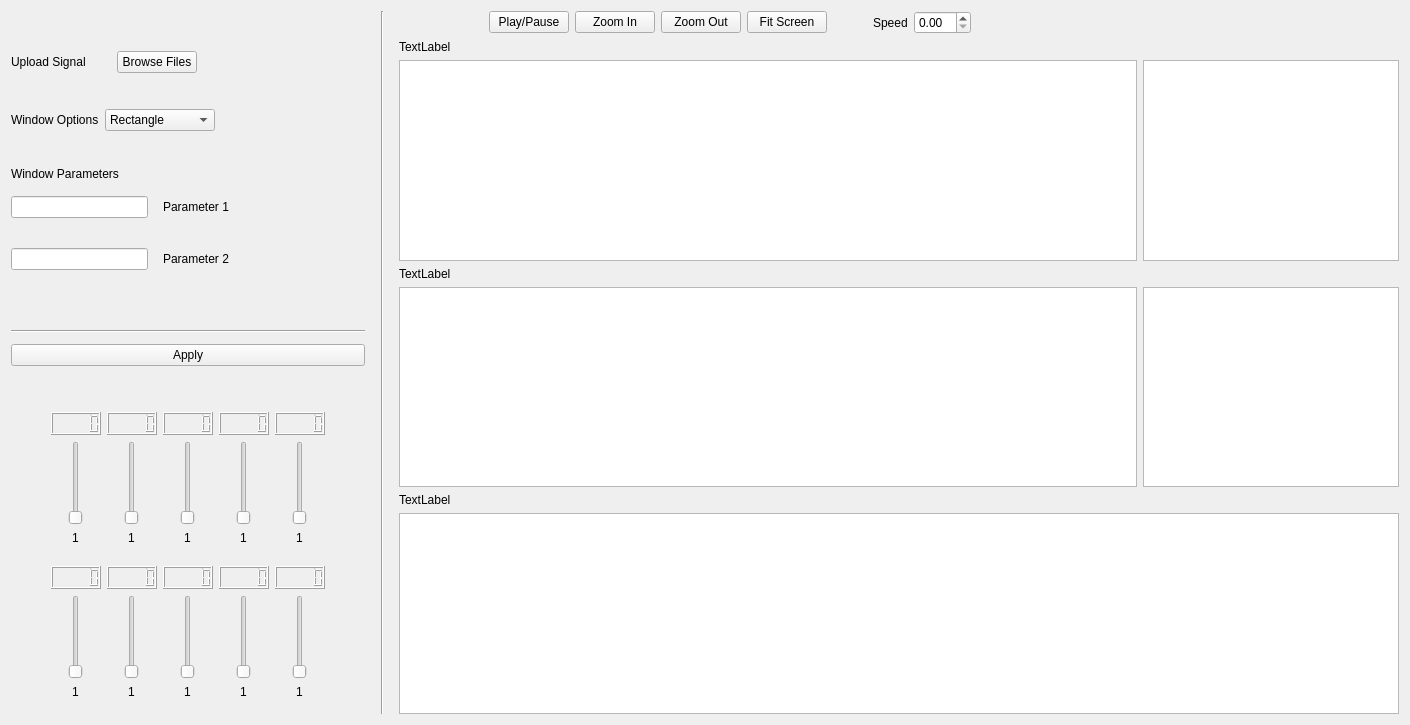
      <widget class="QWidget" name="tab_6">
       <attribute name="title">
        <string>Musical Instruments Mode</string>
       </attribute>
       <layout class="QHBoxLayout" name="horizontalLayout_100" stretch="0,0,3">
        <item>
         <layout class="QVBoxLayout" name="verticalLayout_149">
          <property name="rightMargin">
           <number>10</number>
          </property>
          <item>
           <spacer name="verticalSpacer_19">
            <property name="orientation">
             <enum>Qt::Vertical</enum>
            </property>
            <property name="sizeType">
             <enum>QSizePolicy::Fixed</enum>
            </property>
            <property name="sizeHint" stdset="0">
             <size>
              <width>20</width>
              <height>40</height>
             </size>
            </property>
           </spacer>
          </item>
          <item>
           <layout class="QHBoxLayout" name="horizontalLayout_94">
            <property name="bottomMargin">
             <number>30</number>
            </property>
            <item>
             <widget class="QLabel" name="label_189">
              <property name="sizePolicy">
               <sizepolicy hsizetype="Fixed" vsizetype="Preferred">
                <horstretch>0</horstretch>
                <verstretch>0</verstretch>
               </sizepolicy>
              </property>
              <property name="minimumSize">
               <size>
                <width>100</width>
                <height>0</height>
               </size>
              </property>
              <property name="text">
               <string>Upload Signal</string>
              </property>
             </widget>
            </item>
            <item alignment="Qt::AlignLeft">
             <widget class="QPushButton" name="pushButton_57">
              <property name="sizePolicy">
               <sizepolicy hsizetype="Expanding" vsizetype="Fixed">
                <horstretch>0</horstretch>
                <verstretch>0</verstretch>
               </sizepolicy>
              </property>
              <property name="text">
               <string>Browse Files</string>
              </property>
             </widget>
            </item>
            <item>
             <spacer name="horizontalSpacer_103">
              <property name="orientation">
               <enum>Qt::Horizontal</enum>
              </property>
              <property name="sizeType">
               <enum>QSizePolicy::Fixed</enum>
              </property>
              <property name="sizeHint" stdset="0">
               <size>
                <width>150</width>
                <height>20</height>
               </size>
              </property>
             </spacer>
            </item>
           </layout>
          </item>
          <item>
           <layout class="QHBoxLayout" name="horizontalLayout_95">
            <property name="bottomMargin">
             <number>30</number>
            </property>
            <item>
             <widget class="QLabel" name="label_190">
              <property name="text">
               <string>Window Options</string>
              </property>
             </widget>
            </item>
            <item>
             <widget class="QComboBox" name="comboBox_13">
              <property name="sizePolicy">
               <sizepolicy hsizetype="Expanding" vsizetype="Fixed">
                <horstretch>0</horstretch>
                <verstretch>0</verstretch>
               </sizepolicy>
              </property>
              <item>
               <property name="text">
                <string>Rectangle</string>
               </property>
              </item>
              <item>
               <property name="text">
                <string>Hamming</string>
               </property>
              </item>
              <item>
               <property name="text">
                <string>Hanning</string>
               </property>
              </item>
              <item>
               <property name="text">
                <string>Gaussian</string>
               </property>
              </item>
             </widget>
            </item>
            <item>
             <spacer name="horizontalSpacer_104">
              <property name="orientation">
               <enum>Qt::Horizontal</enum>
              </property>
              <property name="sizeType">
               <enum>QSizePolicy::Fixed</enum>
              </property>
              <property name="sizeHint" stdset="0">
               <size>
                <width>150</width>
                <height>20</height>
               </size>
              </property>
             </spacer>
            </item>
           </layout>
          </item>
          <item>
           <layout class="QVBoxLayout" name="verticalLayout_150">
            <property name="spacing">
             <number>15</number>
            </property>
            <property name="bottomMargin">
             <number>5</number>
            </property>
            <item>
             <widget class="QLabel" name="label_191">
              <property name="text">
               <string>Window Parameters</string>
              </property>
             </widget>
            </item>
            <item>
             <layout class="QHBoxLayout" name="horizontalLayout_96">
              <property name="bottomMargin">
               <number>15</number>
              </property>
              <item>
               <widget class="QLineEdit" name="lineEdit_23"/>
              </item>
              <item>
               <widget class="QLabel" name="label_192">
                <property name="text">
                 <string>Parameter 1</string>
                </property>
               </widget>
              </item>
              <item>
               <spacer name="horizontalSpacer_105">
                <property name="orientation">
                 <enum>Qt::Horizontal</enum>
                </property>
                <property name="sizeHint" stdset="0">
                 <size>
                  <width>40</width>
                  <height>20</height>
                 </size>
                </property>
               </spacer>
              </item>
             </layout>
            </item>
            <item>
             <layout class="QHBoxLayout" name="horizontalLayout_97">
              <property name="bottomMargin">
               <number>45</number>
              </property>
              <item>
               <widget class="QLineEdit" name="lineEdit_24"/>
              </item>
              <item>
               <widget class="QLabel" name="label_193">
                <property name="text">
                 <string>Parameter 2</string>
                </property>
               </widget>
              </item>
              <item>
               <spacer name="horizontalSpacer_106">
                <property name="orientation">
                 <enum>Qt::Horizontal</enum>
                </property>
                <property name="sizeHint" stdset="0">
                 <size>
                  <width>40</width>
                  <height>20</height>
                 </size>
                </property>
               </spacer>
              </item>
             </layout>
            </item>
            <item>
             <widget class="Line" name="line_19">
              <property name="orientation">
               <enum>Qt::Horizontal</enum>
              </property>
             </widget>
            </item>
           </layout>
          </item>
          <item>
           <widget class="QPushButton" name="pushButton_7">
            <property name="text">
             <string>Apply</string>
            </property>
           </widget>
          </item>
          <item>
           <spacer name="verticalSpacer_20">
            <property name="orientation">
             <enum>Qt::Vertical</enum>
            </property>
            <property name="sizeType">
             <enum>QSizePolicy::Fixed</enum>
            </property>
            <property name="sizeHint" stdset="0">
             <size>
              <width>20</width>
              <height>40</height>
             </size>
            </property>
           </spacer>
          </item>
          <item>
           <layout class="QHBoxLayout" name="horizontalLayout_98">
            <property name="bottomMargin">
             <number>15</number>
            </property>
            <item>
             <spacer name="horizontalSpacer_107">
              <property name="orientation">
               <enum>Qt::Horizontal</enum>
              </property>
              <property name="sizeType">
               <enum>QSizePolicy::Fixed</enum>
              </property>
              <property name="sizeHint" stdset="0">
               <size>
                <width>40</width>
                <height>20</height>
               </size>
              </property>
             </spacer>
            </item>
            <item>
             <layout class="QVBoxLayout" name="verticalLayout_151">
              <item alignment="Qt::AlignHCenter">
               <widget class="QLCDNumber" name="lcdNumber_91">
                <property name="maximumSize">
                 <size>
                  <width>50</width>
                  <height>16777215</height>
                 </size>
                </property>
               </widget>
              </item>
              <item alignment="Qt::AlignHCenter">
               <widget class="QSlider" name="verticalSlider_106">
                <property name="orientation">
                 <enum>Qt::Vertical</enum>
                </property>
               </widget>
              </item>
              <item alignment="Qt::AlignHCenter">
               <widget class="QLabel" name="label_194">
                <property name="text">
                 <string>1</string>
                </property>
               </widget>
              </item>
             </layout>
            </item>
            <item>
             <layout class="QVBoxLayout" name="verticalLayout_152">
              <item alignment="Qt::AlignHCenter">
               <widget class="QLCDNumber" name="lcdNumber_92">
                <property name="maximumSize">
                 <size>
                  <width>50</width>
                  <height>16777215</height>
                 </size>
                </property>
               </widget>
              </item>
              <item alignment="Qt::AlignHCenter">
               <widget class="QSlider" name="verticalSlider_107">
                <property name="orientation">
                 <enum>Qt::Vertical</enum>
                </property>
               </widget>
              </item>
              <item alignment="Qt::AlignHCenter">
               <widget class="QLabel" name="label_195">
                <property name="text">
                 <string>1</string>
                </property>
               </widget>
              </item>
             </layout>
            </item>
            <item>
             <layout class="QVBoxLayout" name="verticalLayout_153">
              <item alignment="Qt::AlignHCenter">
               <widget class="QLCDNumber" name="lcdNumber_93">
                <property name="maximumSize">
                 <size>
                  <width>50</width>
                  <height>16777215</height>
                 </size>
                </property>
               </widget>
              </item>
              <item alignment="Qt::AlignHCenter">
               <widget class="QSlider" name="verticalSlider_108">
                <property name="orientation">
                 <enum>Qt::Vertical</enum>
                </property>
               </widget>
              </item>
              <item alignment="Qt::AlignHCenter">
               <widget class="QLabel" name="label_196">
                <property name="text">
                 <string>1</string>
                </property>
               </widget>
              </item>
             </layout>
            </item>
            <item>
             <layout class="QVBoxLayout" name="verticalLayout_154">
              <item alignment="Qt::AlignHCenter">
               <widget class="QLCDNumber" name="lcdNumber_94">
                <property name="maximumSize">
                 <size>
                  <width>50</width>
                  <height>16777215</height>
                 </size>
                </property>
               </widget>
              </item>
              <item alignment="Qt::AlignHCenter">
               <widget class="QSlider" name="verticalSlider_109">
                <property name="orientation">
                 <enum>Qt::Vertical</enum>
                </property>
               </widget>
              </item>
              <item alignment="Qt::AlignHCenter">
               <widget class="QLabel" name="label_197">
                <property name="text">
                 <string>1</string>
                </property>
               </widget>
              </item>
             </layout>
            </item>
            <item>
             <layout class="QVBoxLayout" name="verticalLayout_155">
              <item alignment="Qt::AlignHCenter">
               <widget class="QLCDNumber" name="lcdNumber_95">
                <property name="maximumSize">
                 <size>
                  <width>50</width>
                  <height>16777215</height>
                 </size>
                </property>
               </widget>
              </item>
              <item alignment="Qt::AlignHCenter">
               <widget class="QSlider" name="verticalSlider_110">
                <property name="orientation">
                 <enum>Qt::Vertical</enum>
                </property>
               </widget>
              </item>
              <item alignment="Qt::AlignHCenter">
               <widget class="QLabel" name="label_198">
                <property name="text">
                 <string>1</string>
                </property>
               </widget>
              </item>
             </layout>
            </item>
            <item>
             <spacer name="horizontalSpacer_108">
              <property name="orientation">
               <enum>Qt::Horizontal</enum>
              </property>
              <property name="sizeType">
               <enum>QSizePolicy::Fixed</enum>
              </property>
              <property name="sizeHint" stdset="0">
               <size>
                <width>40</width>
                <height>20</height>
               </size>
              </property>
             </spacer>
            </item>
           </layout>
          </item>
          <item>
           <layout class="QHBoxLayout" name="horizontalLayout_99">
            <property name="bottomMargin">
             <number>15</number>
            </property>
            <item>
             <spacer name="horizontalSpacer_109">
              <property name="orientation">
               <enum>Qt::Horizontal</enum>
              </property>
              <property name="sizeType">
               <enum>QSizePolicy::Fixed</enum>
              </property>
              <property name="sizeHint" stdset="0">
               <size>
                <width>40</width>
                <height>20</height>
               </size>
              </property>
             </spacer>
            </item>
            <item>
             <layout class="QVBoxLayout" name="verticalLayout_156">
              <item alignment="Qt::AlignHCenter">
               <widget class="QLCDNumber" name="lcdNumber_96">
                <property name="maximumSize">
                 <size>
                  <width>50</width>
                  <height>16777215</height>
                 </size>
                </property>
               </widget>
              </item>
              <item alignment="Qt::AlignHCenter">
               <widget class="QSlider" name="verticalSlider_111">
                <property name="orientation">
                 <enum>Qt::Vertical</enum>
                </property>
               </widget>
              </item>
              <item alignment="Qt::AlignHCenter">
               <widget class="QLabel" name="label_199">
                <property name="text">
                 <string>1</string>
                </property>
               </widget>
              </item>
             </layout>
            </item>
            <item>
             <layout class="QVBoxLayout" name="verticalLayout_157">
              <item alignment="Qt::AlignHCenter">
               <widget class="QLCDNumber" name="lcdNumber_97">
                <property name="maximumSize">
                 <size>
                  <width>50</width>
                  <height>16777215</height>
                 </size>
                </property>
               </widget>
              </item>
              <item alignment="Qt::AlignHCenter">
               <widget class="QSlider" name="verticalSlider_112">
                <property name="orientation">
                 <enum>Qt::Vertical</enum>
                </property>
               </widget>
              </item>
              <item alignment="Qt::AlignHCenter">
               <widget class="QLabel" name="label_200">
                <property name="text">
                 <string>1</string>
                </property>
               </widget>
              </item>
             </layout>
            </item>
            <item>
             <layout class="QVBoxLayout" name="verticalLayout_158">
              <item alignment="Qt::AlignHCenter">
               <widget class="QLCDNumber" name="lcdNumber_98">
                <property name="maximumSize">
                 <size>
                  <width>50</width>
                  <height>16777215</height>
                 </size>
                </property>
               </widget>
              </item>
              <item alignment="Qt::AlignHCenter">
               <widget class="QSlider" name="verticalSlider_113">
                <property name="orientation">
                 <enum>Qt::Vertical</enum>
                </property>
               </widget>
              </item>
              <item alignment="Qt::AlignHCenter">
               <widget class="QLabel" name="label_201">
                <property name="text">
                 <string>1</string>
                </property>
               </widget>
              </item>
             </layout>
            </item>
            <item>
             <layout class="QVBoxLayout" name="verticalLayout_159">
              <item alignment="Qt::AlignHCenter">
               <widget class="QLCDNumber" name="lcdNumber_99">
                <property name="maximumSize">
                 <size>
                  <width>50</width>
                  <height>16777215</height>
                 </size>
                </property>
               </widget>
              </item>
              <item alignment="Qt::AlignHCenter">
               <widget class="QSlider" name="verticalSlider_114">
                <property name="orientation">
                 <enum>Qt::Vertical</enum>
                </property>
               </widget>
              </item>
              <item alignment="Qt::AlignHCenter">
               <widget class="QLabel" name="label_202">
                <property name="text">
                 <string>1</string>
                </property>
               </widget>
              </item>
             </layout>
            </item>
            <item>
             <layout class="QVBoxLayout" name="verticalLayout_160">
              <item alignment="Qt::AlignHCenter">
               <widget class="QLCDNumber" name="lcdNumber_100">
                <property name="maximumSize">
                 <size>
                  <width>50</width>
                  <height>16777215</height>
                 </size>
                </property>
               </widget>
              </item>
              <item alignment="Qt::AlignHCenter">
               <widget class="QSlider" name="verticalSlider_115">
                <property name="orientation">
                 <enum>Qt::Vertical</enum>
                </property>
               </widget>
              </item>
              <item alignment="Qt::AlignHCenter">
               <widget class="QLabel" name="label_203">
                <property name="text">
                 <string>1</string>
                </property>
               </widget>
              </item>
             </layout>
            </item>
            <item>
             <spacer name="horizontalSpacer_110">
              <property name="orientation">
               <enum>Qt::Horizontal</enum>
              </property>
              <property name="sizeType">
               <enum>QSizePolicy::Fixed</enum>
              </property>
              <property name="sizeHint" stdset="0">
               <size>
                <width>40</width>
                <height>20</height>
               </size>
              </property>
             </spacer>
            </item>
           </layout>
          </item>
         </layout>
        </item>
        <item>
         <widget class="Line" name="line_18">
          <property name="maximumSize">
           <size>
            <width>2</width>
            <height>16777215</height>
           </size>
          </property>
          <property name="orientation">
           <enum>Qt::Vertical</enum>
          </property>
         </widget>
        </item>
        <item>
         <layout class="QVBoxLayout" name="verticalLayout_145">
          <property name="leftMargin">
           <number>10</number>
          </property>
          <item>
           <layout class="QHBoxLayout" name="horizontalLayout_91">
            <item>
             <spacer name="horizontalSpacer_100">
              <property name="orientation">
               <enum>Qt::Horizontal</enum>
              </property>
              <property name="sizeType">
               <enum>QSizePolicy::Fixed</enum>
              </property>
              <property name="sizeHint" stdset="0">
               <size>
                <width>90</width>
                <height>20</height>
               </size>
              </property>
             </spacer>
            </item>
            <item>
             <widget class="QPushButton" name="pushButton_53">
              <property name="text">
               <string>Play/Pause</string>
              </property>
             </widget>
            </item>
            <item>
             <widget class="QPushButton" name="pushButton_54">
              <property name="text">
               <string>Zoom In</string>
              </property>
             </widget>
            </item>
            <item>
             <widget class="QPushButton" name="pushButton_55">
              <property name="text">
               <string>Zoom Out</string>
              </property>
             </widget>
            </item>
            <item>
             <widget class="QPushButton" name="pushButton_56">
              <property name="text">
               <string>Fit Screen</string>
              </property>
             </widget>
            </item>
            <item>
             <spacer name="horizontalSpacer_101">
              <property name="orientation">
               <enum>Qt::Horizontal</enum>
              </property>
              <property name="sizeType">
               <enum>QSizePolicy::Fixed</enum>
              </property>
              <property name="sizeHint" stdset="0">
               <size>
                <width>40</width>
                <height>20</height>
               </size>
              </property>
             </spacer>
            </item>
            <item alignment="Qt::AlignLeft">
             <widget class="QLabel" name="label_185">
              <property name="text">
               <string>Speed</string>
              </property>
             </widget>
            </item>
            <item>
             <widget class="QDoubleSpinBox" name="doubleSpinBox_10">
              <property name="sizePolicy">
               <sizepolicy hsizetype="Minimum" vsizetype="Fixed">
                <horstretch>0</horstretch>
                <verstretch>0</verstretch>
               </sizepolicy>
              </property>
             </widget>
            </item>
            <item>
             <spacer name="horizontalSpacer_102">
              <property name="orientation">
               <enum>Qt::Horizontal</enum>
              </property>
              <property name="sizeHint" stdset="0">
               <size>
                <width>40</width>
                <height>20</height>
               </size>
              </property>
             </spacer>
            </item>
           </layout>
          </item>
          <item>
           <layout class="QVBoxLayout" name="verticalLayout_146">
            <item>
             <widget class="QLabel" name="label_186">
              <property name="text">
               <string>TextLabel</string>
              </property>
             </widget>
            </item>
            <item>
             <layout class="QHBoxLayout" name="horizontalLayout_92" stretch="1,0">
              <item>
               <widget class="PlotWidget" name="graphicsView_56"/>
              </item>
              <item>
               <widget class="QGraphicsView" name="graphicsView_57"/>
              </item>
             </layout>
            </item>
           </layout>
          </item>
          <item>
           <layout class="QVBoxLayout" name="verticalLayout_147">
            <item>
             <widget class="QLabel" name="label_187">
              <property name="text">
               <string>TextLabel</string>
              </property>
             </widget>
            </item>
            <item>
             <layout class="QHBoxLayout" name="horizontalLayout_93" stretch="1,0">
              <item>
               <widget class="PlotWidget" name="graphicsView_58"/>
              </item>
              <item>
               <widget class="QGraphicsView" name="graphicsView_59"/>
              </item>
             </layout>
            </item>
           </layout>
          </item>
          <item>
           <layout class="QVBoxLayout" name="verticalLayout_148">
            <item>
             <widget class="QLabel" name="label_188">
              <property name="text">
               <string>TextLabel</string>
              </property>
             </widget>
            </item>
            <item alignment="Qt::AlignHCenter">
             <widget class="PlotWidget" name="graphicsView_60">
              <property name="sizePolicy">
               <sizepolicy hsizetype="Expanding" vsizetype="Expanding">
                <horstretch>0</horstretch>
                <verstretch>0</verstretch>
               </sizepolicy>
              </property>
              <property name="minimumSize">
               <size>
                <width>1000</width>
                <height>0</height>
               </size>
              </property>
              <property name="maximumSize">
               <size>
                <width>16777215</width>
                <height>16777215</height>
               </size>
              </property>
             </widget>
            </item>
           </layout>
          </item>
         </layout>
        </item>
       </layout>
      </widget>
